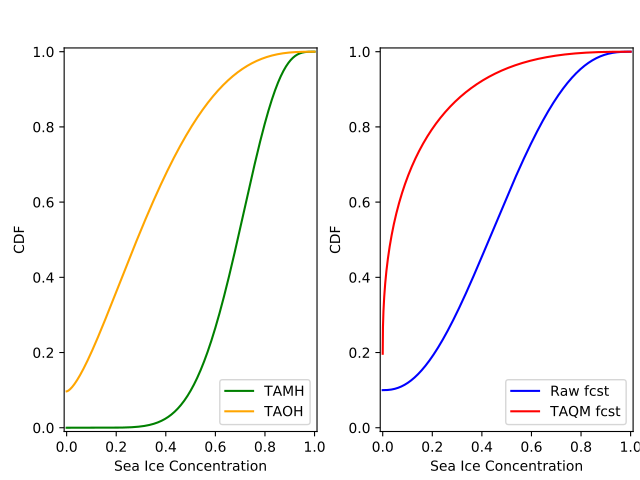

This figure's Python source:
# -*- coding: utf-8 -*-
"""
Created on Mon Mar 12 10:47:40 2018

@author: arlan
"""

import numpy as np
from taqm import taqm
from scipy.stats import linregress
from beinf import beinf
import matplotlib.pyplot as plt
import os

# Change directory to where the data is stored and load data
os.chdir('Data')
X = np.load('MH.npy')   #load MH data
Y = np.load('OH.npy')   #load OH data
X_t = np.load('Raw_fcst.npy')   #load raw forecast
Y_t = 0.2 #made-up observation


# Time
tau_s = 1981    #start year
tau_f = 2012    #finish
tau = np.arange(tau_s,tau_f+1)  #array of years in hindcast record

t = 2011   #forecast year
tau_t = tau[tau!=t]   # remove the forecast year from tau and call it tau_t
 
#instantiate a taqm object
taqm = taqm()

# Get TAMH from MH
pval_x = linregress(tau_t,X.mean(axis=1))[3]  #check p-value for MH trend over tau_t                 
if pval_x<0.05:
    # if significant, then adjust MH for the trend to create TAMH
    X_ta = taqm.trend_adjust_2p(X,tau_t,t)
else:
    # else, set TAMH equal to MH (i.e. don't perform the trend adjustment) 
    X_ta = np.copy(X)

# Get TAOH from OH   
pval_y = linregress(tau_t,Y)[3]     #check p-value for OH trend over tau_t             
if pval_y<0.05:   
    # if significant, then adjust OH for the trend to create TAOH
    Y_ta = taqm.trend_adjust_2p(Y,tau_t,t) 
else:
    # else, set TAOH equal to OH (i.e. don't perform the trend adjustment) 
    Y_ta = np.copy(Y)
    
# Fit TAMH, TAOH, and X_t to the BEINF distribution
X_ta_params, Y_ta_params, X_t_params = taqm.fit_params(X_ta,Y_ta,X_t)   

# Calibrate forecast
trust_sharp_fcst = False

X_t_cal_params, X_t_cal = taqm.calibrate(X_ta_params, Y_ta_params, X_t_params,
                                                   X_ta, Y_ta, X_t,trust_sharp_fcst) 
print np.around(X_t_cal_params,4)
print np.around(X_t_cal,4)

x = np.linspace(0, 1, 1000)
x_l = 0.15

# Evaluate cdf for the TAMH distribution at x
cdf_x_ta = beinf.cdf_eval(x,X_ta_params,X_ta)

# Evaluate cdf for the TAOH distribution at x
cdf_y_ta = beinf.cdf_eval(x,Y_ta_params,Y_ta)

# Evaluate cdf for the forecast distribution at x 
cdf_x_t = beinf.cdf_eval(x,X_t_params,X_t)
sip_x_t = 1.0 - beinf.cdf_eval(x_l,X_t_params,X_t)

# Evaluate cdf for the calibrated forecast distribution at x
p_x_t = X_t_params[2]
if trust_sharp_fcst==True and p_x_t==1:
    cdf_x_t_cal = beinf.cdf_eval(x,X_t_params,X_t)
    sip_x_t_cal = 1.0 - beinf.cdf_eval(x_l,X_t_params,X_t)
else:
    if p_x_t==1.0:
        cdf_x_t_cal = beinf.cdf_eval(x,Y_ta_params,Y_ta)
        sip_x_t_cal = 1.0 - beinf.cdf_eval(x_l,Y_ta_params,Y_ta)
    else:
        cdf_x_t_cal = beinf.cdf_eval(x,X_t_cal_params,X_t_cal)
        sip_x_t_cal = 1.0 - beinf.cdf_eval(x_l,X_t_cal_params,X_t_cal_params)
        
        
fig = plt.figure()            
#Plot the cdf's for each of these distributions
ax1 = fig.add_subplot(1,2,1)
ax1.plot(x, cdf_x_ta, 'green', lw=1.5, label='TAMH')
ax1.plot(x, cdf_y_ta, 'orange', lw=1.5, label='TAOH')
ax1.legend(loc='lower right')
ax1.set_xlabel('Sea Ice Concentration')
ax1.set_ylabel('CDF')
ax1.set_ylim((-0.01, 1.01))
ax1.set_xlim((-0.01, 1.01))

ax2 = fig.add_subplot(1,2,2)
ax2.plot(x, cdf_x_t, 'b', lw=1.5, label='Raw fcst')
ax2.plot(x, cdf_x_t_cal, 'r', lw=1.5, label='TAQM fcst')
ax2.legend(loc='lower right')
ax2.set_xlabel('Sea Ice Concentration')
ax2.set_ylabel('CDF')
ax2.set_ylim((-0.01, 1.01))
ax2.set_xlim((-0.01, 1.01))

fig.subplots_adjust(left=0.1, right=0.99, bottom=0.1, top=0.9,
                    wspace=0.25)
 
#heaviside function for obs                                
cdf_obs = np.zeros(len(x))
cdf_obs[Y_t*np.ones(len(x))<=x] = 1.0
 
crps_x_t = np.trapz((cdf_x_t - cdf_obs)**2.,x)
crps_x_t_cal = np.trapz((cdf_x_t_cal - cdf_obs)**2.,x)

print "CRPS: raw forecast: ", crps_x_t                            
print "CRPS: calibrated forecast: ", crps_x_t_cal
